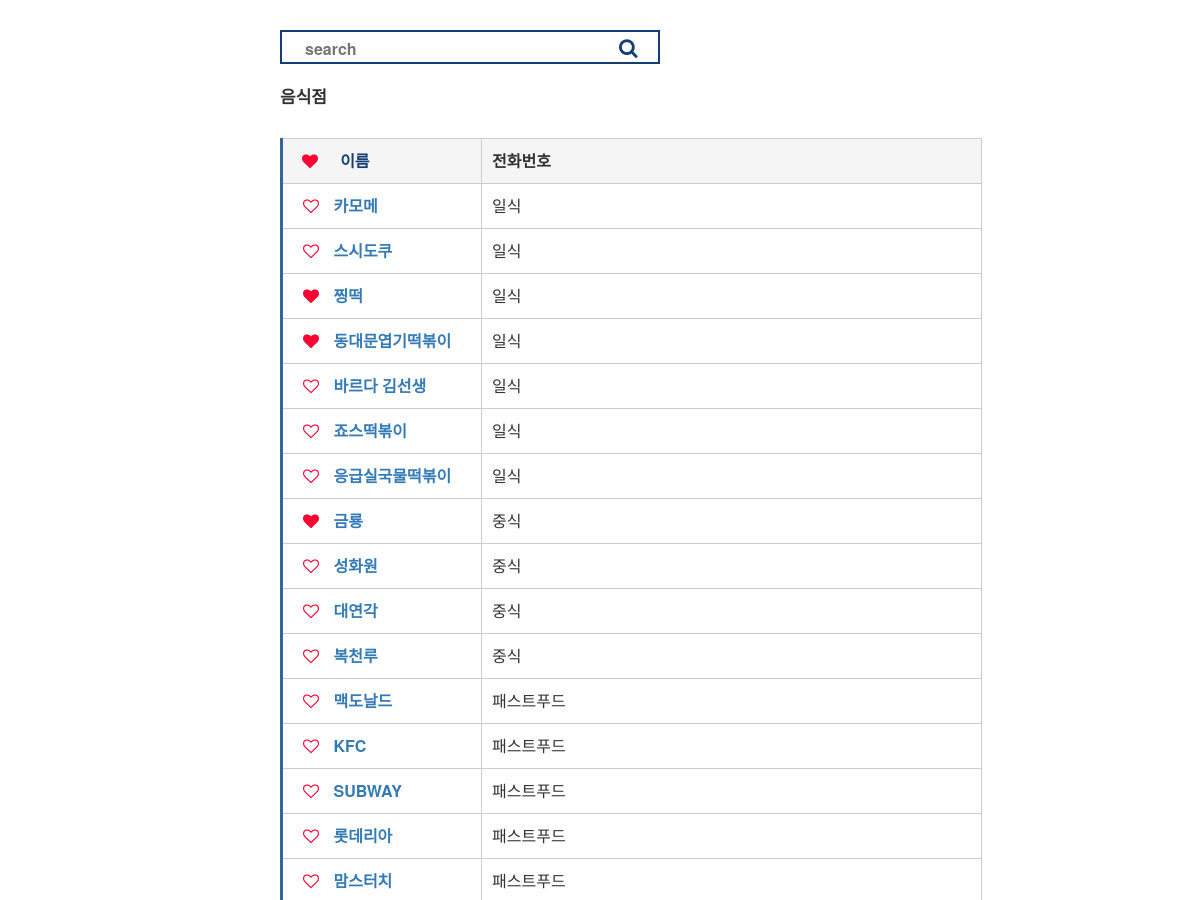
The app's page /delivery/without/reset (upper part), older data.
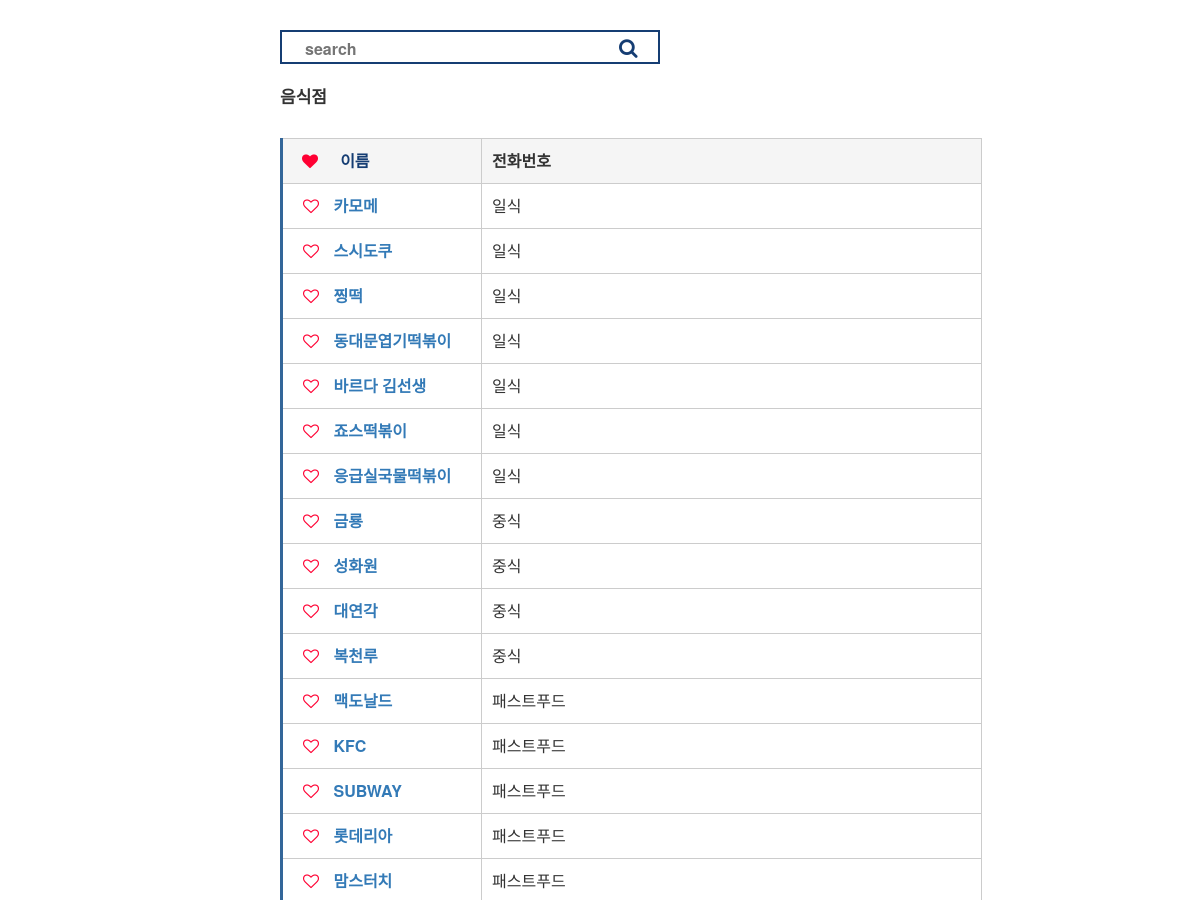
The same page, newer data.
### pickLunch.py (models this page shows, shortened)
class STORE(db.Model):
   name=db.Column(db.String(100),primary_key=True, nullable=False, default='')
   number=db.Column(db.String(100), nullable=True, default='')
   address=db.Column(db.String(100), nullable=True, default='')
   category=db.Column(db.String(100), nullable=True, default='')
   choice=db.Column(db.String(100), nullable=True, default='X')
   delivery=db.Column(db.String(100), nullable=True, default='X')
   def SetStore(ox):
   	  STORE_=STORE.query.all()
   	  for i in STORE_:
   	  	i.choice=ox
   	  db.session.commit()

### pickLunch.py (the view)
@app.route('/<eat>/<choose>/<check>')
def fourcases(eat, choose, check):
	if(eat=='goto'):
		if(choose=='like'):
			if check=='reset':
				STORE.SetStore('X')
			return render_template('listgl.html', STORELIST=STORE.query.order_by('category').all())
		elif(choose=='without'):
			if check=='reset':
				STORE.SetStore('O')
			return render_template('listgw.html', STORELIST=STORE.query.order_by('category').all())
	elif(eat=='delivery'):
		if(choose=='like'):
			if check=='reset':
				STORE.SetStore('X')
			return render_template('listdl.html', STORELIST=STORE.query.order_by('category').filter_by(delivery='O').all())
		elif(choose=='without'):
			if check=='reset':
				STORE.SetStore('O')
			return render_template('listdw.html', STORELIST=STORE.query.order_by('category').filter_by(delivery='O').all())

### templates/listdw.html (shortened to what this page needs)
﻿<!doctype html>
<html lang="kr">
   <head>
<link rel="stylesheet" href="http://netdna.bootstrapcdn.com/font-awesome/4.3.0/css/font-awesome.min.css" />
<link rel="stylesheet" href="http://maxcdn.bootstrapcdn.com/bootstrap/3.3.7/css/bootstrap.min.css" />
<link rel="stylesheet" href="{{ url_for('static', filename='css/main.css')}}"/>
<link rel="stylesheet" href="https://maxcdn.bootstrapcdn.com/font-awesome/4.7.0/css/font-awesome.min.css" />
</head>
<body>
<main>
   <div>
       <span>
      <form class="search-bar" action="/search" method="POST">
         <input type='text' name='string' class='input_text' placeholder='search'>
         <a type="submit" class="fa fa-search" style = "color:#153d73; font-size: 20px"></a>
      </form>
</span>
        <table class="contact_list">
        <thead><p style="font-weight: bold; font-size: 17px; margin-left: 30px; margin-top: 20px">음식점</p>
        </thead>
        <tbody>
          <tr>
              <th scop="row" style="background: #f5f5f5">&nbsp;&nbsp;<i class="fa fa-heart" style="color:#ff0033"></i>&nbsp;&nbsp;&nbsp;&nbsp;&nbsp;이름</th>
              <td style="background:#f5f5f5;font-weight: bold">전화번호</td> </tr>
              {%- for i in STORELIST %}
              <th scope="row">
             <a href="/choice/delivery/without/{{i.name}}"  title = "{{i.choice}}" class="fa fa-heart-o" style="color :#ff0033" name="favoriticon"> </a>
              <a href = "#{{i.name}}" class="btn-example" onclick="layer_open('{{i.name}}'); return false;" > {{i.name }}</a>
              </th>
              <td>{{ i.category }}</td>
       {%- endfor %}
       </tbody>
      </table>
   </div>
</main>
</body>
</html>

### static/css/main.css (style rules this page uses)
input[type="checkbox"]:checked ~ main { left: 250px; }
main { position: absolute; transition: all 0.15s ease-in-out; top: 0; left: 50px; }
table.contact_list { border-collapse: collapse; text-align: left; line-height: 1.5; border-top: 1px solid #ccc; border-left: 3px solid #369; margin : 30px 30px; }
table.contact_list th { width: 200px; padding: 10px; margin-left: 30px font-weight: bold; vertical-align: top; color: #153d73; border-right: 1px solid #ccc; border-bottom: 1px solid #ccc; }
table.contact_list td { width: 500px; padding: 10px; vertical-align: top; border-right: 1px solid #ccc; border-bottom: 1px solid #ccc; }
* { margin: 0; padding: 0; }
body { margin: 100px; }
div form.search-bar { display: inline-block; width: 380px; height: 34px; border: 2px solid #153d73; background: white; margin-left: 30px; margin-top :30px; padding: 0 20px 5px; }
div form input { width: 300px; height: 21px; margin: 6px 0 0 3px; border: 0; line-height: 21px; font-weight: bold; font-size: 16px; outline: none; }

### templates/listdw.html (style rules this page uses)
a { margin-left:10px; }
body { background: url('https://static.pexels.com/photos/28773/pexels-photo-28773.jpg') no-repeat center center fixed; -webkit-background-size: cover; -moz-background-size: cover; -o-background-size: cover; background-size: cover; }

Row changes from the older to the newer data that the page shows:
changed STORE "찡떡": choice "O" → "X" (drawn)
changed STORE "동대문엽기떡볶이": choice "O" → "X" (drawn)
changed STORE "금룡": choice "O" → "X" (drawn)
